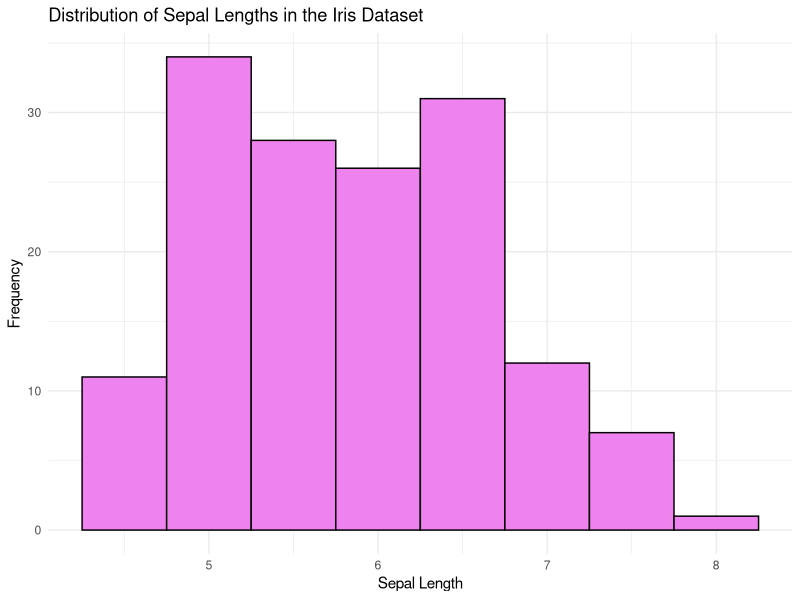
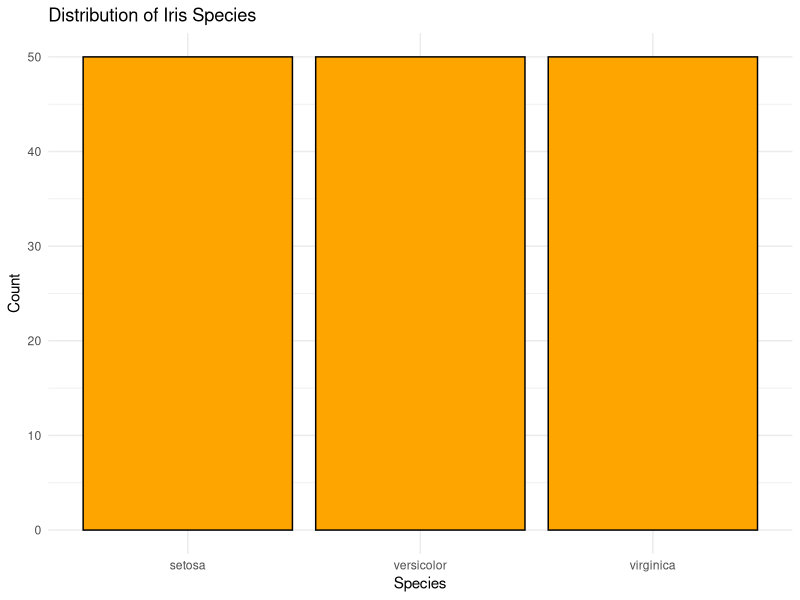

Reproduce these figures in R, in order.
#Create a bar chart or histogram to visualize the distribution of
#a categorical or continuous variable.
#The "iris" dataset is our choice for the task.

library(datasets)
?iris
head(iris)

# Install ggplot2 if not already installed
#install.packages("ggplot2")

# Load the ggplot2 package
library(ggplot2)

# Load the Iris dataset
data(iris)

# Create a histogram for the continuous variable 'Sepal.Length'.
ggplot(iris, aes(x = Sepal.Length)) +
  geom_histogram(binwidth = 0.5, fill = "violet", color = "black") +
  labs(title = "Distribution of Sepal Lengths in the Iris Dataset",
       x = "Sepal Length",
       y = "Frequency") +
  theme_minimal()


# Create a bar chart for the categorical variable 'Species'.
ggplot(iris, aes(x = Species)) +
  geom_bar(fill = "orange", color = "black") +
  labs(title = "Distribution of Iris Species",
       x = "Species",
       y = "Count") +
  theme_minimal()

